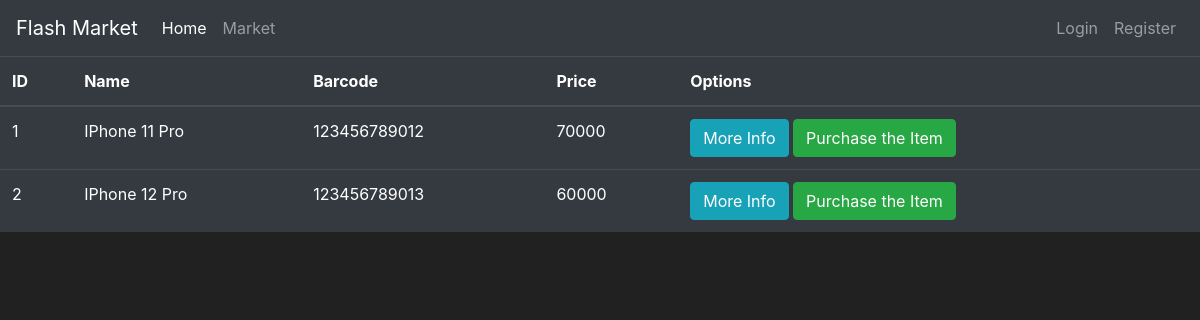
/market, run on an earlier commit of the app's database.
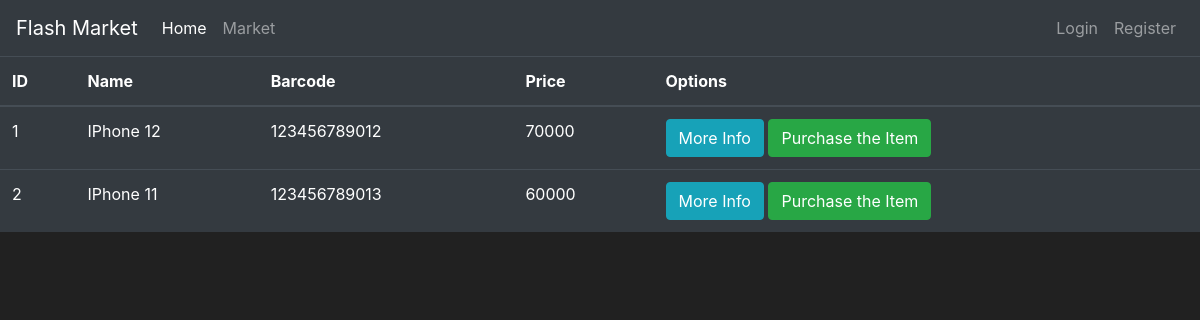
And on a later commit of the database.
### market/models.py (models this page shows, shortened)
class Item(db.Model):
    id = db.Column(db.Integer(), primary_key=True)
    name = db.Column(db.String(length=30), nullable=False, unique=True)
    price = db.Column(db.Integer(), nullable=False)
    barcode = db.Column(db.String(length=12), nullable=False, unique=True)
    description = db.Column(db.String(length=1024),
                            nullable=False, unique=True)
    owner = db.Column(db.Integer(), db.ForeignKey('user.id'))

### market/routes.py (the view)
@app.route('/market')
def market():
    items = Item.query.all()
    return render_template('market.html', items=items)

### market/templates/market.html (shortened to what this page needs)
{% extends 'base.html' %}
{% block content %}
<table class="table table-hover table-dark">
    <thead>
        <tr>
            <th scope="col">ID</th>
            <th scope="col">Name</th>
            <th scope="col">Barcode</th>
            <th scope="col">Price</th>
            <th scope="col">Options</th>
        </tr>
    </thead>
    <tbody>
        {% for item in items %}
            <tr>
                <td>{{item.id}}</td>
                <td>{{item.name}}</td>
                <td>{{item.barcode}}</td>
                <td>{{item.price}}</td>
                <td>
                    <button class="btn btn-outline btn-info">More Info</button>
                    <button class="btn btn-outline btn-success">Purchase the Item</button>
                </td>
            </tr>
        {% endfor %}
    </tbody>
</table>
{% endblock %}

### market/templates/base.html (shortened to what this page needs)
<!doctype html>
<html lang="en">
   <head>
      <link rel="stylesheet" href="https://cdn.jsdelivr.net/npm/bootstrap@4.5.3/dist/css/bootstrap.min.css">
   </head>
   <body>
    <nav class="navbar navbar-expand-md navbar-dark bg-dark">
        <a class="navbar-brand" href="#">Flash Market</a>
        <div class="collapse navbar-collapse" id="navbarNav">
            <ul class="navbar-nav mr-auto">
                <li class="nav-item active">
                    <a class="nav-link" href="{{ url_for('index') }}">Home <span class="sr-only">(current)</span></a>
                </li>
                <li class="nav-item">
                    <a class="nav-link" href="{{ url_for('market') }}">Market</a>
                </li>
            </ul>
            {% if current_user.is_authenticated %}
                <ul class="navbar-nav">
                    <li class="nav-item">
                        <a class="nav-link" style='color:lawngreen; font-weight: bold;'>
                            <i class='fas fa-coins'></i>
                            {{ current_user.prettier_budget }}
                        </a>
                    </li>
                    <li class="nav-item">
                        <a class="nav-link">Welcome, {{ current_user.username }}</a>
                    </li>
                    <li class="nav-item">
                        <a class="nav-link" href="#">Logout</a>
                    </li>
                </ul>
            {% else %}
                <ul class="navbar-nav">
                    <li class="nav-item">
                        <a class="nav-link" href="{{ url_for('login') }}">Login</a>
                    </li>
                    <li class="nav-item">
                        <a class="nav-link" href="{{ url_for('register') }}">Register</a>
                    </li>
                </ul>
            {% endif %}
        </div>
    </nav>
    {% block content %}
    {% endblock %}
   </body>
</html>

### market/templates/base.html (style rules this page uses)
body { background-color: #212121; color: white }

What changed in the data, as far as the page shows it:
changed Item id 1: name "IPhone 11 Pro" → "IPhone 12"
changed Item id 2: name "IPhone 12 Pro" → "IPhone 11"
